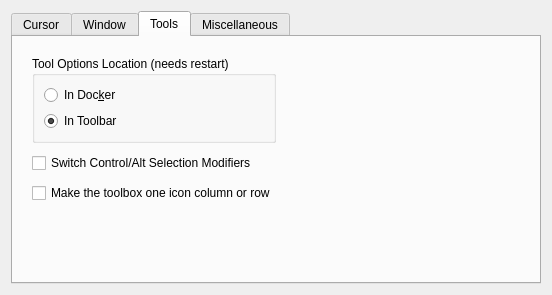
<?xml version="1.0" encoding="UTF-8"?>
<ui version="4.0">
 <class>WdgGeneralSettings</class>
 <widget class="QWidget" name="WdgGeneralSettings">
  <property name="geometry">
   <rect>
    <x>0</x>
    <y>0</y>
    <width>552</width>
    <height>295</height>
   </rect>
  </property>
  <property name="sizePolicy">
   <sizepolicy hsizetype="Fixed" vsizetype="Minimum">
    <horstretch>0</horstretch>
    <verstretch>0</verstretch>
   </sizepolicy>
  </property>
  <property name="minimumSize">
   <size>
    <width>552</width>
    <height>295</height>
   </size>
  </property>
  <property name="layoutDirection">
   <enum>Qt::LeftToRight</enum>
  </property>
  <layout class="QGridLayout" name="gridLayout">
   <item row="0" column="0">
    <widget class="QTabWidget" name="tabWidget">
     <property name="currentIndex">
      <number>2</number>
     </property>
     <widget class="QWidget" name="tab">
      <attribute name="title">
       <string>Cursor</string>
      </attribute>
      <layout class="QGridLayout" name="gridLayout_2">
       <item row="1" column="0">
        <layout class="QFormLayout" name="formLayout_2">
         <property name="horizontalSpacing">
          <number>10</number>
         </property>
         <property name="verticalSpacing">
          <number>10</number>
         </property>
         <property name="margin">
          <number>10</number>
         </property>
         <item row="0" column="0">
          <widget class="QLabel" name="textLabel1">
           <property name="sizePolicy">
            <sizepolicy hsizetype="Preferred" vsizetype="Preferred">
             <horstretch>0</horstretch>
             <verstretch>0</verstretch>
            </sizepolicy>
           </property>
           <property name="text">
            <string>Cursor Shape:</string>
           </property>
           <property name="alignment">
            <set>Qt::AlignRight|Qt::AlignTrailing|Qt::AlignVCenter</set>
           </property>
          </widget>
         </item>
         <item row="0" column="1">
          <widget class="QComboBox" name="m_cmbCursorShape"/>
         </item>
         <item row="1" column="0">
          <widget class="QLabel" name="textLabel1_2">
           <property name="sizePolicy">
            <sizepolicy hsizetype="Preferred" vsizetype="Preferred">
             <horstretch>0</horstretch>
             <verstretch>0</verstretch>
            </sizepolicy>
           </property>
           <property name="text">
            <string>Outline Shape:</string>
           </property>
           <property name="alignment">
            <set>Qt::AlignRight|Qt::AlignTrailing|Qt::AlignVCenter</set>
           </property>
          </widget>
         </item>
         <item row="1" column="1">
          <widget class="QComboBox" name="m_cmbOutlineShape"/>
         </item>
         <item row="2" column="1">
          <widget class="QCheckBox" name="m_showOutlinePainting">
           <property name="sizePolicy">
            <sizepolicy hsizetype="Fixed" vsizetype="Fixed">
             <horstretch>0</horstretch>
             <verstretch>0</verstretch>
            </sizepolicy>
           </property>
           <property name="minimumSize">
            <size>
             <width>200</width>
             <height>0</height>
            </size>
           </property>
           <property name="text">
            <string>Show brush outline while painting</string>
           </property>
          </widget>
         </item>
        </layout>
       </item>
       <item row="1" column="1">
        <spacer name="horizontalSpacer_5">
         <property name="orientation">
          <enum>Qt::Horizontal</enum>
         </property>
         <property name="sizeHint" stdset="0">
          <size>
           <width>40</width>
           <height>20</height>
          </size>
         </property>
        </spacer>
       </item>
       <item row="2" column="0">
        <spacer name="verticalSpacer_3">
         <property name="orientation">
          <enum>Qt::Vertical</enum>
         </property>
         <property name="sizeHint" stdset="0">
          <size>
           <width>20</width>
           <height>40</height>
          </size>
         </property>
        </spacer>
       </item>
      </layout>
     </widget>
     <widget class="QWidget" name="tab_3">
      <attribute name="title">
       <string>Window</string>
      </attribute>
      <layout class="QGridLayout" name="gridLayout_3">
       <item row="2" column="0">
        <spacer name="verticalSpacer">
         <property name="orientation">
          <enum>Qt::Vertical</enum>
         </property>
         <property name="sizeHint" stdset="0">
          <size>
           <width>20</width>
           <height>40</height>
          </size>
         </property>
        </spacer>
       </item>
       <item row="1" column="0">
        <layout class="QGridLayout" name="gridLayout_6">
         <property name="margin">
          <number>10</number>
         </property>
         <property name="spacing">
          <number>10</number>
         </property>
         <item row="0" column="0">
          <widget class="QLabel" name="label_2">
           <property name="sizePolicy">
            <sizepolicy hsizetype="Minimum" vsizetype="Preferred">
             <horstretch>0</horstretch>
             <verstretch>0</verstretch>
            </sizepolicy>
           </property>
           <property name="text">
            <string>Multiple Document Mode:</string>
           </property>
           <property name="alignment">
            <set>Qt::AlignRight|Qt::AlignTrailing|Qt::AlignVCenter</set>
           </property>
          </widget>
         </item>
         <item row="2" column="0">
          <widget class="QLabel" name="label_4">
           <property name="text">
            <string>Window Background:</string>
           </property>
           <property name="alignment">
            <set>Qt::AlignRight|Qt::AlignTrailing|Qt::AlignVCenter</set>
           </property>
          </widget>
         </item>
         <item row="1" column="1">
          <layout class="QHBoxLayout" name="horizontalLayout" stretch="0,0,0">
           <item>
            <widget class="QLabel" name="m_backgroundimage">
             <property name="minimumSize">
              <size>
               <width>200</width>
               <height>0</height>
              </size>
             </property>
             <property name="frameShape">
              <enum>QFrame::StyledPanel</enum>
             </property>
             <property name="frameShadow">
              <enum>QFrame::Sunken</enum>
             </property>
             <property name="text">
              <string/>
             </property>
            </widget>
           </item>
           <item>
            <widget class="QToolButton" name="m_bnFileName">
             <property name="text">
              <string>...</string>
             </property>
            </widget>
           </item>
           <item>
            <widget class="QPushButton" name="clearBgImageButton">
             <property name="sizePolicy">
              <sizepolicy hsizetype="Minimum" vsizetype="Fixed">
               <horstretch>0</horstretch>
               <verstretch>0</verstretch>
              </sizepolicy>
             </property>
             <property name="text">
              <string>Clear</string>
             </property>
            </widget>
           </item>
          </layout>
         </item>
         <item row="2" column="1">
          <widget class="KColorButton" name="m_mdiColor">
           <property name="sizePolicy">
            <sizepolicy hsizetype="Fixed" vsizetype="Fixed">
             <horstretch>0</horstretch>
             <verstretch>0</verstretch>
            </sizepolicy>
           </property>
           <property name="text">
            <string/>
           </property>
           <property name="color">
            <color>
             <red>0</red>
             <green>0</green>
             <blue>0</blue>
            </color>
           </property>
           <property name="defaultColor">
            <color>
             <red>0</red>
             <green>0</green>
             <blue>0</blue>
            </color>
           </property>
          </widget>
         </item>
         <item row="1" column="0">
          <widget class="QLabel" name="label_5">
           <property name="text">
            <string>Background Image (overrides color):</string>
           </property>
          </widget>
         </item>
         <item row="0" column="1">
          <widget class="QComboBox" name="m_cmbMDIType">
           <property name="sizePolicy">
            <sizepolicy hsizetype="Fixed" vsizetype="Fixed">
             <horstretch>0</horstretch>
             <verstretch>0</verstretch>
            </sizepolicy>
           </property>
           <property name="currentIndex">
            <number>1</number>
           </property>
           <item>
            <property name="text">
             <string>Subwindows</string>
            </property>
           </item>
           <item>
            <property name="text">
             <string>Tabs</string>
            </property>
           </item>
          </widget>
         </item>
         <item row="3" column="1">
          <layout class="QHBoxLayout" name="horizontalLayout_2">
           <item>
            <widget class="QCheckBox" name="m_chkRubberBand">
             <property name="sizePolicy">
              <sizepolicy hsizetype="Preferred" vsizetype="Fixed">
               <horstretch>0</horstretch>
               <verstretch>0</verstretch>
              </sizepolicy>
             </property>
             <property name="text">
              <string/>
             </property>
            </widget>
           </item>
           <item>
            <widget class="QLabel" name="label_6">
             <property name="text">
              <string>Don't show contents when moving sub-windows:</string>
             </property>
            </widget>
           </item>
           <item>
            <spacer name="horizontalSpacer_3">
             <property name="orientation">
              <enum>Qt::Horizontal</enum>
             </property>
             <property name="sizeHint" stdset="0">
              <size>
               <width>40</width>
               <height>20</height>
              </size>
             </property>
            </spacer>
           </item>
          </layout>
         </item>
         <item row="4" column="1">
          <layout class="QHBoxLayout" name="horizontalLayout_3">
           <item>
            <widget class="QCheckBox" name="m_chkCanvasMessages">
             <property name="text">
              <string/>
             </property>
            </widget>
           </item>
           <item>
            <widget class="QLabel" name="label_7">
             <property name="text">
              <string>Show on-canvas popup messages:</string>
             </property>
            </widget>
           </item>
           <item>
            <spacer name="horizontalSpacer_2">
             <property name="orientation">
              <enum>Qt::Horizontal</enum>
             </property>
             <property name="sizeHint" stdset="0">
              <size>
               <width>40</width>
               <height>20</height>
              </size>
             </property>
            </spacer>
           </item>
          </layout>
         </item>
        </layout>
       </item>
       <item row="1" column="1">
        <spacer name="horizontalSpacer_4">
         <property name="orientation">
          <enum>Qt::Horizontal</enum>
         </property>
         <property name="sizeHint" stdset="0">
          <size>
           <width>40</width>
           <height>20</height>
          </size>
         </property>
        </spacer>
       </item>
      </layout>
     </widget>
     <widget class="QWidget" name="Tools">
      <attribute name="title">
       <string>Tools</string>
      </attribute>
      <layout class="QGridLayout" name="gridLayout_4">
       <item row="1" column="1">
        <layout class="QVBoxLayout" name="verticalLayout">
         <property name="spacing">
          <number>10</number>
         </property>
         <property name="margin">
          <number>10</number>
         </property>
         <item>
          <widget class="QGroupBox" name="groupBox_4">
           <property name="title">
            <string>Tool Options Location (needs restart)</string>
           </property>
           <layout class="QVBoxLayout" name="verticalLayout_3">
            <item>
             <widget class="QRadioButton" name="m_radioToolOptionsInDocker">
              <property name="text">
               <string>In Doc&amp;ker</string>
              </property>
             </widget>
            </item>
            <item>
             <widget class="QRadioButton" name="m_radioToolOptionsInToolbar">
              <property name="text">
               <string>In Toolbar</string>
              </property>
              <property name="checked">
               <bool>true</bool>
              </property>
             </widget>
            </item>
           </layout>
          </widget>
         </item>
         <item>
          <widget class="QCheckBox" name="m_chkSwitchSelectionCtrlAlt">
           <property name="text">
            <string>Switch Control/Alt Selection Modifiers</string>
           </property>
          </widget>
         </item>
         <item>
          <widget class="QCheckBox" name="chkNarrowToolbox">
           <property name="text">
            <string>Make the toolbox one icon column or row</string>
           </property>
          </widget>
         </item>
         <item>
          <spacer name="verticalSpacer_2">
           <property name="orientation">
            <enum>Qt::Vertical</enum>
           </property>
           <property name="sizeHint" stdset="0">
            <size>
             <width>20</width>
             <height>40</height>
            </size>
           </property>
          </spacer>
         </item>
        </layout>
       </item>
       <item row="1" column="2">
        <spacer name="horizontalSpacer_6">
         <property name="orientation">
          <enum>Qt::Horizontal</enum>
         </property>
         <property name="sizeHint" stdset="0">
          <size>
           <width>40</width>
           <height>20</height>
          </size>
         </property>
        </spacer>
       </item>
      </layout>
     </widget>
     <widget class="QWidget" name="Miscellaneous">
      <attribute name="title">
       <string>Miscellaneous</string>
      </attribute>
      <layout class="QGridLayout" name="gridLayout_5">
       <item row="0" column="0">
        <layout class="QGridLayout" name="gridLayout_7">
         <property name="margin">
          <number>10</number>
         </property>
         <property name="spacing">
          <number>10</number>
         </property>
         <item row="0" column="0">
          <widget class="QCheckBox" name="m_autosaveCheckBox">
           <property name="sizePolicy">
            <sizepolicy hsizetype="Minimum" vsizetype="Fixed">
             <horstretch>0</horstretch>
             <verstretch>0</verstretch>
            </sizepolicy>
           </property>
           <property name="layoutDirection">
            <enum>Qt::RightToLeft</enum>
           </property>
           <property name="text">
            <string>Autosave every:</string>
           </property>
           <property name="checked">
            <bool>true</bool>
           </property>
          </widget>
         </item>
         <item row="4" column="0">
          <widget class="QLabel" name="label">
           <property name="sizePolicy">
            <sizepolicy hsizetype="Minimum" vsizetype="Preferred">
             <horstretch>0</horstretch>
             <verstretch>0</verstretch>
            </sizepolicy>
           </property>
           <property name="text">
            <string>Undo stack size:</string>
           </property>
           <property name="alignment">
            <set>Qt::AlignRight|Qt::AlignTrailing|Qt::AlignVCenter</set>
           </property>
          </widget>
         </item>
         <item row="1" column="1">
          <widget class="QCheckBox" name="m_chkCompressKra">
           <property name="text">
            <string>Compress .kra files more (slows loading/saving)</string>
           </property>
          </widget>
         </item>
         <item row="2" column="1">
          <widget class="QCheckBox" name="m_backupFileCheckBox">
           <property name="text">
            <string>Create backup file </string>
           </property>
          </widget>
         </item>
         <item row="5" column="1">
          <widget class="QSpinBox" name="m_favoritePresetsSpinBox">
           <property name="sizePolicy">
            <sizepolicy hsizetype="Fixed" vsizetype="Fixed">
             <horstretch>0</horstretch>
             <verstretch>0</verstretch>
            </sizepolicy>
           </property>
           <property name="minimumSize">
            <size>
             <width>75</width>
             <height>0</height>
            </size>
           </property>
           <property name="minimum">
            <number>10</number>
           </property>
           <property name="maximum">
            <number>30</number>
           </property>
          </widget>
         </item>
         <item row="5" column="0">
          <widget class="QLabel" name="label_3">
           <property name="sizePolicy">
            <sizepolicy hsizetype="Minimum" vsizetype="Preferred">
             <horstretch>0</horstretch>
             <verstretch>0</verstretch>
            </sizepolicy>
           </property>
           <property name="text">
            <string>Favorite presets:</string>
           </property>
           <property name="alignment">
            <set>Qt::AlignRight|Qt::AlignTrailing|Qt::AlignVCenter</set>
           </property>
          </widget>
         </item>
         <item row="0" column="1">
          <widget class="QSpinBox" name="m_autosaveSpinBox">
           <property name="sizePolicy">
            <sizepolicy hsizetype="Fixed" vsizetype="Fixed">
             <horstretch>0</horstretch>
             <verstretch>0</verstretch>
            </sizepolicy>
           </property>
           <property name="minimumSize">
            <size>
             <width>75</width>
             <height>0</height>
            </size>
           </property>
           <property name="suffix">
            <string> min</string>
           </property>
           <property name="minimum">
            <number>1</number>
           </property>
           <property name="maximum">
            <number>1440</number>
           </property>
           <property name="singleStep">
            <number>5</number>
           </property>
           <property name="value">
            <number>15</number>
           </property>
          </widget>
         </item>
         <item row="4" column="1">
          <widget class="QSpinBox" name="m_undoStackSize">
           <property name="sizePolicy">
            <sizepolicy hsizetype="Fixed" vsizetype="Fixed">
             <horstretch>0</horstretch>
             <verstretch>0</verstretch>
            </sizepolicy>
           </property>
           <property name="minimumSize">
            <size>
             <width>75</width>
             <height>0</height>
            </size>
           </property>
           <property name="minimum">
            <number>0</number>
           </property>
           <property name="maximum">
            <number>1000</number>
           </property>
           <property name="singleStep">
            <number>5</number>
           </property>
           <property name="value">
            <number>30</number>
           </property>
          </widget>
         </item>
         <item row="6" column="1">
          <widget class="QCheckBox" name="chkShowRootLayer">
           <property name="text">
            <string>Show root layer</string>
           </property>
          </widget>
         </item>
         <item row="7" column="1">
          <widget class="QCheckBox" name="m_hideSplashScreen">
           <property name="text">
            <string>Hide splash screen on startup</string>
           </property>
          </widget>
         </item>
         <item row="3" column="1">
          <widget class="QCheckBox" name="m_chkConvertOnImport">
           <property name="text">
            <string>On importing images as layers, convert to the image colorspace</string>
           </property>
          </widget>
         </item>
        </layout>
       </item>
       <item row="1" column="0">
        <spacer name="verticalSpacer_4">
         <property name="orientation">
          <enum>Qt::Vertical</enum>
         </property>
         <property name="sizeHint" stdset="0">
          <size>
           <width>20</width>
           <height>40</height>
          </size>
         </property>
        </spacer>
       </item>
      </layout>
     </widget>
    </widget>
   </item>
   <item row="1" column="0">
    <spacer name="verticalSpacer_5">
     <property name="orientation">
      <enum>Qt::Vertical</enum>
     </property>
     <property name="sizeHint" stdset="0">
      <size>
       <width>20</width>
       <height>40</height>
      </size>
     </property>
    </spacer>
   </item>
  </layout>
 </widget>
 <customwidgets>
  <customwidget>
   <class>KColorButton</class>
   <extends>QPushButton</extends>
   <header>kcolorbutton.h</header>
   <container>1</container>
  </customwidget>
 </customwidgets>
 <resources/>
 <connections/>
</ui>
